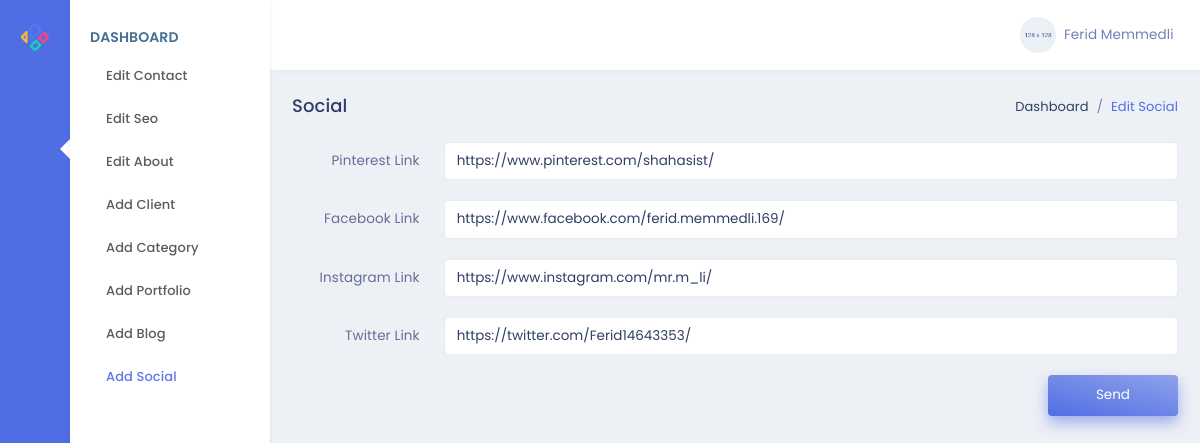
The app's page /admin/social (signed in) with its own data.
### models.py (models this page shows)
class Social(db.Model):
    id = db.Column(db.Integer, primary_key=True)
    pinterest = db.Column(db.String)
    facebook = db.Column(db.String)
    instagram = db.Column(db.String)
    twitter = db.Column(db.String)

### admin/routes.py (the view, shortened to what this page needs)
@admin.route('/social',methods=['POST','GET'])
def adminSocial():
    if not current_user.is_authenticated:
        return redirect('/auth')
    sc=Social.query.all()
    if Social.query.get(1):
        bos=True
    else:
        bos=False
    return render_template('/admin/editSocial.html',sc=sc,bos=bos)

### models.py (called while the page is built)
@login_manager.user_loader
def load_user(user_id):
    return User.query.get(user_id)

### admin/templates/admin/editSocial.html
{% extends "admin/layout.html" %}
{% block contentAdmin %}
<div class="row">
    <div class="col-sm-12">
        <div class="page-title-box">
            <div class="float-right">
                <ol class="breadcrumb">
                    <li class="breadcrumb-item"><a href="javascript:void(0);">Dashboard</a></li>
                    <li class="breadcrumb-item active">Edit Social</li>
                </ol>
            </div>
            <h4 class="page-title">Social</h4>
        </div>
    </div>
</div>
<form action="{{url_for('admin.adminSocial')}}" method="POST" class="row" enctype="multipart/form-data">
    <div class="col-lg-12">
        <div class="form-group row">
            <label for="example-text-input" class="col-sm-2 col-form-label text-right">Pinterest Link</label>
            <div class="col-sm-10">
                {% if bos %}
                {% for i in sc %}
                <input class="form-control" value="{{i.pinterest}}" name="pinterest" type="url" id="example-text-input">
                {% endfor %}
                {% else %}
                <input class="form-control" value="None" name="pinterest" type="url" id="example-text-input">
                {% endif %}
            </div>
        </div>
    </div>
    <div class="col-lg-12">
        <div class="form-group row">
            <label for="example-text-input1" class="col-sm-2 col-form-label text-right">Facebook Link</label>
            <div class="col-sm-10">
                {% if bos %}
                {% for i in sc %}
                <input class="form-control" value="{{i.facebook}}" name="facebook" type="url" id="example-text-input1">
                {% endfor %}
                {% else %}
                <input class="form-control" value="None" name="facebook" type="url" id="example-text-input1">
                {% endif %}
            </div>
        </div>
    </div>
    <div class="col-lg-12">
        <div class="form-group row">
            <label for="example-text-input2" class="col-sm-2 col-form-label text-right">Instagram Link</label>
            <div class="col-sm-10">
                {% if bos %}
                {% for i in sc %}
                <input class="form-control" value="{{i.instagram}}" name="instagram" type="url" id="example-text-input2">
                {% endfor %}
                {% else %}
                <input class="form-control" value="None" name="instagram" type="url" id="example-text-input2">
                {% endif %}
            </div>
        </div>
    </div>
    <div class="col-lg-12">
        <div class="form-group row">
            <label for="example-text-input3" class="col-sm-2 col-form-label text-right">Twitter Link</label>
            <div class="col-sm-10">
                {% if bos %}
                {% for i in sc %}
                <input class="form-control" value="{{i.twitter}}" name="twitter" type="url" id="example-text-input3">
                {% endfor %}
                {% else %}
                <input class="form-control" value="None" name="twitter" type="url" id="example-text-input3">
                {% endif %}
            </div>
        </div>
    </div>
    <div class="col-lg-12 text-right">
        <button type="submit" class="btn btn-gradient-primary px-5 py-2">Send</button>
    </div>
</form>
{% endblock %}

### records on screen
Social: pinterest "https://www.pinterest.com/shahasist/", facebook "https://www.facebook.com/ferid.memmedli.169/", instagram "https://www.instagram.com/mr.m_li/", twitter "https://twitter.com/Ferid14643353/"
